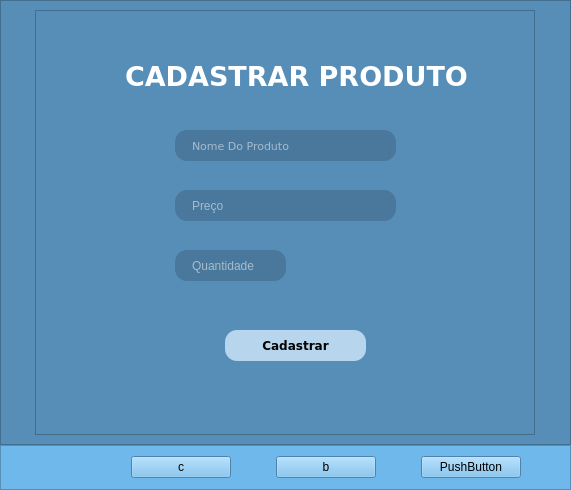
<?xml version="1.0" encoding="UTF-8"?>
<ui version="4.0">
 <class>MainWindow</class>
 <widget class="QMainWindow" name="MainWindow">
  <property name="windowModality">
   <enum>Qt::NonModal</enum>
  </property>
  <property name="geometry">
   <rect>
    <x>0</x>
    <y>0</y>
    <width>571</width>
    <height>490</height>
   </rect>
  </property>
  <property name="sizePolicy">
   <sizepolicy hsizetype="Fixed" vsizetype="Fixed">
    <horstretch>0</horstretch>
    <verstretch>0</verstretch>
   </sizepolicy>
  </property>
  <property name="windowTitle">
   <string>Cantina</string>
  </property>
  <property name="styleSheet">
   <string notr="true"/>
  </property>
  <widget class="QWidget" name="centralwidget">
   <layout class="QVBoxLayout" name="verticalLayout">
    <property name="spacing">
     <number>0</number>
    </property>
    <property name="leftMargin">
     <number>0</number>
    </property>
    <property name="topMargin">
     <number>0</number>
    </property>
    <property name="rightMargin">
     <number>0</number>
    </property>
    <property name="bottomMargin">
     <number>0</number>
    </property>
    <item>
     <widget class="QFrame" name="frame">
      <property name="styleSheet">
       <string notr="true">background-color: rgb(87, 142, 184);</string>
      </property>
      <property name="frameShape">
       <enum>QFrame::StyledPanel</enum>
      </property>
      <property name="frameShadow">
       <enum>QFrame::Raised</enum>
      </property>
      <layout class="QGridLayout" name="gridLayout">
       <item row="1" column="0">
        <widget class="QFrame" name="frame_3">
         <property name="maximumSize">
          <size>
           <width>500</width>
           <height>16777215</height>
          </size>
         </property>
         <property name="styleSheet">
          <string notr="true">alternate-background-color: rgb(110, 181, 235);</string>
         </property>
         <property name="frameShape">
          <enum>QFrame::StyledPanel</enum>
         </property>
         <property name="frameShadow">
          <enum>QFrame::Raised</enum>
         </property>
         <widget class="QLineEdit" name="lineEdit">
          <property name="geometry">
           <rect>
            <x>140</x>
            <y>120</y>
            <width>221</width>
            <height>31</height>
           </rect>
          </property>
          <property name="font">
           <font>
            <family>Verdana</family>
            <pointsize>8</pointsize>
            <weight>50</weight>
            <bold>false</bold>
           </font>
          </property>
          <property name="styleSheet">
           <string notr="true">QLineEdit{
	background-color: rgb(73, 120, 156);
border-radius: 12px;
padding-left: 15px;
color: white;
}

QLineEdit:focus{
	border: 2px solid #32536B;
}
QLineEdit:hover{
	border: 2px solid #32536B;
}</string>
          </property>
          <property name="placeholderText">
           <string>Nome Do Produto</string>
          </property>
         </widget>
         <widget class="QLineEdit" name="lineEdit_2">
          <property name="geometry">
           <rect>
            <x>140</x>
            <y>180</y>
            <width>221</width>
            <height>31</height>
           </rect>
          </property>
          <property name="styleSheet">
           <string notr="true">QLineEdit{
	background-color: rgb(73, 120, 156);
border-radius: 12px;
padding-left: 15px;
color: white;
}

QLineEdit:focus{
	border: 2px solid #32536B;
}
QLineEdit:hover{
	border: 2px solid #32536B;
}</string>
          </property>
          <property name="placeholderText">
           <string>Preço</string>
          </property>
         </widget>
         <widget class="QLineEdit" name="lineEdit_3">
          <property name="geometry">
           <rect>
            <x>140</x>
            <y>240</y>
            <width>111</width>
            <height>31</height>
           </rect>
          </property>
          <property name="styleSheet">
           <string notr="true">QLineEdit{
	background-color: rgb(73, 120, 156);
border-radius: 12px;
padding-left: 15px;
color: white;
}

QLineEdit:focus{
	border: 2px solid #32536B;
}
QLineEdit:hover{
	border: 2px solid #32536B;
}</string>
          </property>
          <property name="placeholderText">
           <string>Quantidade</string>
          </property>
         </widget>
         <widget class="QPushButton" name="pushButton">
          <property name="geometry">
           <rect>
            <x>190</x>
            <y>320</y>
            <width>141</width>
            <height>31</height>
           </rect>
          </property>
          <property name="font">
           <font>
            <family>Verdana</family>
            <weight>75</weight>
            <bold>true</bold>
           </font>
          </property>
          <property name="cursor">
           <cursorShape>PointingHandCursor</cursorShape>
          </property>
          <property name="styleSheet">
           <string notr="true">QPushButton{
	border: none;
	background-color:#B7D6EE;
	border-radius: 12px;
	
}
QPushButton:hover{
	background-color:#52606B;
	color: white;
}
</string>
          </property>
          <property name="text">
           <string>Cadastrar</string>
          </property>
         </widget>
         <widget class="QLabel" name="label">
          <property name="geometry">
           <rect>
            <x>90</x>
            <y>50</y>
            <width>342</width>
            <height>32</height>
           </rect>
          </property>
          <property name="font">
           <font>
            <family>Verdana</family>
            <pointsize>20</pointsize>
            <weight>75</weight>
            <bold>true</bold>
           </font>
          </property>
          <property name="styleSheet">
           <string notr="true">color: rgb(255, 255, 255);</string>
          </property>
          <property name="text">
           <string>CADASTRAR PRODUTO</string>
          </property>
         </widget>
        </widget>
       </item>
      </layout>
     </widget>
    </item>
    <item>
     <widget class="QFrame" name="frame_2">
      <property name="maximumSize">
       <size>
        <width>16777215</width>
        <height>45</height>
       </size>
      </property>
      <property name="styleSheet">
       <string notr="true">background-color: rgb(110, 184, 236);</string>
      </property>
      <property name="frameShape">
       <enum>QFrame::StyledPanel</enum>
      </property>
      <property name="frameShadow">
       <enum>QFrame::Raised</enum>
      </property>
      <layout class="QGridLayout" name="gridLayout_2">
       <property name="leftMargin">
        <number>0</number>
       </property>
       <property name="topMargin">
        <number>0</number>
       </property>
       <property name="rightMargin">
        <number>0</number>
       </property>
       <property name="bottomMargin">
        <number>0</number>
       </property>
       <property name="spacing">
        <number>0</number>
       </property>
       <item row="0" column="0">
        <widget class="QPushButton" name="pushButton_2">
         <property name="maximumSize">
          <size>
           <width>40</width>
           <height>45</height>
          </size>
         </property>
         <property name="styleSheet">
          <string notr="true">QPushButton:focus{
	
	background-color: rgb(87, 146, 186);
	border-radius: 5px;
	
	
	

	
	
}
QPushButton{
	Border: none;
}</string>
         </property>
         <property name="text">
          <string/>
         </property>
         <property name="icon">
          <iconset>
           <normaloff>:/newPrefix/produtos.png</normaloff>:/newPrefix/produtos.png</iconset>
         </property>
         <property name="iconSize">
          <size>
           <width>40</width>
           <height>40</height>
          </size>
         </property>
        </widget>
       </item>
       <item row="0" column="2">
        <widget class="QPushButton" name="pushButton_4">
         <property name="maximumSize">
          <size>
           <width>100</width>
           <height>16777215</height>
          </size>
         </property>
         <property name="text">
          <string>b</string>
         </property>
        </widget>
       </item>
       <item row="0" column="3">
        <widget class="QPushButton" name="pushButton_5">
         <property name="maximumSize">
          <size>
           <width>100</width>
           <height>16777215</height>
          </size>
         </property>
         <property name="text">
          <string>PushButton</string>
         </property>
        </widget>
       </item>
       <item row="0" column="1">
        <widget class="QPushButton" name="pushButton_3">
         <property name="maximumSize">
          <size>
           <width>100</width>
           <height>16777215</height>
          </size>
         </property>
         <property name="text">
          <string>c</string>
         </property>
        </widget>
       </item>
      </layout>
     </widget>
    </item>
   </layout>
  </widget>
  <widget class="QMenuBar" name="menubar">
   <property name="geometry">
    <rect>
     <x>0</x>
     <y>0</y>
     <width>571</width>
     <height>21</height>
    </rect>
   </property>
  </widget>
 </widget>
 <resources>
  <include location="../../../Linguas-20220714T235342Z-001/Linguas/python/pyqt6/Sistema Cantina/icones.qrc"/>
 </resources>
 <connections/>
</ui>
